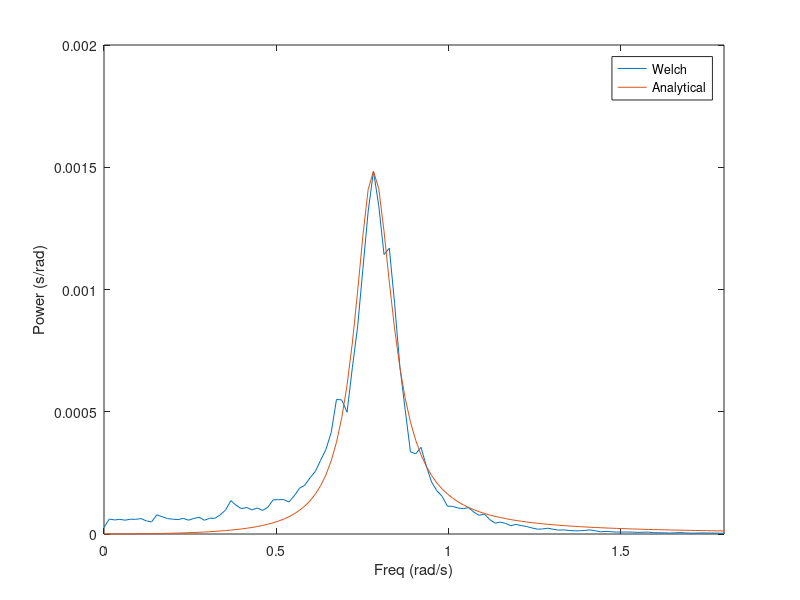

Here is the MATLAB script that generated this plot:

%%%%%%%%%%%%%%%%%%%%%%%%% Constants K and T %%%%%%%%%%%%%%%%%%%%%%%%% 
K = 0.174;
T = 86.5;

%%%%%%%%%%%%%%%%%%%%%%%%% PSD Estimate %%%%%%%%%%%%%%%%%%%%%%%%% 
load wave;

fs = 10;
window = 4096;
psi = psi_w(2,:)*pi/180;

[pxx,f] = pwelch(psi,window, [],[], 10);

p1 = plot(f*(2*pi),pxx/(2*pi));
hold;

%%%%%%%%%%%%%%%%%%%%%%%%% Resonant frequency %%%%%%%%%%%%%%%%%%%%%%%%% 

[maxValue, i] = max(pxx);
w0 = 2 * pi * f(i); 


%%%%%%%%%%%%%%%%%%%%%%%%% Sigma %%%%%%%%%%%%%%%%%%%%%%%%%

sigma = sqrt(maxValue/(2*pi));


%%%%%%%%%%%%%%%%%%%%%%%%% PSD %%%%%%%%%%%%%%%%%%%%%%%%%

Pw = @(lambda, w) (2*lambda*w0*w*sigma).^2./(4*(lambda*w0*w).^2 + (w0^2 - w.^2).^2);
l = lsqcurvefit(Pw, .1, f*(2*pi), pxx/(2*pi));

p2 = plot(f*2*pi, Pw(l, f*2*pi));
legend('Welch', 'Analytical');
xlabel('Freq (rad/s)')
ylabel('Power (s/rad)')
xlim([0 1.8])